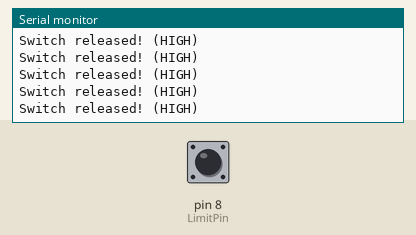
Simulated run of this sketch. Board: Arduino Uno, built with avr-gcc and run on an emulated ATmega328P. On the bench: the last lines printed to the serial monitor. Inputs (shaded band) come from the test bench; at power-on: pin 8 (LimitPin) HIGH.

Above: at 1.2 s.
1.3 s: pin 8 (LimitPin) driven LOW
At 2.3 s:
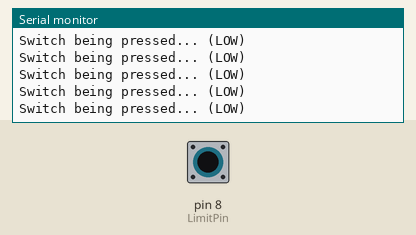
3.2 s: pin 8 (LimitPin) driven HIGH
At 4.2 s:
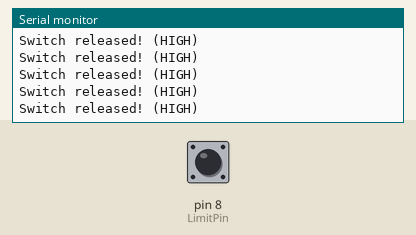

Measured:
- after the input at 1.3 s, the serial monitor: prints a new line at once (image 1)

The sketch:

Switch_Test.ino
```cpp
static const int LimitPin = 8;

void setup() {
  Serial.begin(115200);
  pinMode(LimitPin, INPUT_PULLUP);
}

void loop() {
  if(digitalRead(LimitPin) == HIGH) {
    Serial.println("Switch released! (HIGH)");
  } else {
    Serial.println("Switch being pressed... (LOW)");
  }
}
```
